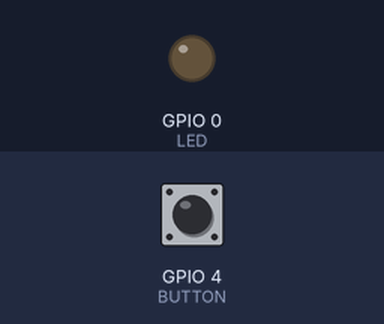
Simulated run of this sketch. Board: ESP8266 (NodeMCU). On the bench: output pins drawn as LEDs (lit = HIGH). The inputs (shaded band) are chosen by the test bench; at power-on: GPIO 4 (BUTTON) LOW. WiFi joins after 1.5 s; servers stay silent unless stated; random numbers use the default seed unless the sketch sets one; no MQTT or app messages arrive unless stated; what the sketch prints to the serial monitor is not drawn.

Above: at 2.7 s.
2.8 s: GPIO 4 (BUTTON) pulled HIGH for 0.15 s
At 3.5 s:
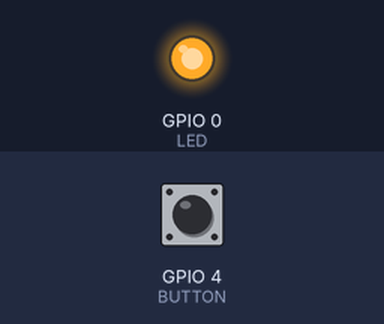
Timing chart, 0 to 5.8 s (numbered marks = the images above; inputs shaded):
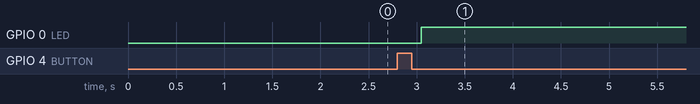

Measured:
- after the input at 2.8 s, GPIO 0 (LED): LOW → HIGH after 0.25 s

The sketch:

SAJAK_BANASPATI.ino
```cpp
/*
Program Sistem Asuransi Jalan Kendaraan (SAJAK)
Tim Banaspati Hackathon Jasa Raharja 2018
*/
// Inisiasi Library yang dipakai
#include <ESP8266WiFi.h>
#include <PubSubClient.h>
// Inisiasi Variabel
const int BUTTON = 4; // Tombol diletakan di D1
const int LED = 0;   // LED dipasang di D2
int BUTTONstate = 0; // Kondisi awal tombol
int Counter = 0;//inisialisasi counter
int premi = 0; // inisialisasi premi
int tarif = 150; // inisialisasi tarif
int d_dum = 250; // waktu untuk delay

// Inisiasi Koneksi ke Internet

const char* ssid = "Andromax"; // Nama Jaringan Wifi
const char* password = "Awasledakan"; // Password Wifi
const char* mqtt_server = "broker.mqtt-dashboard.com"; // Alamat Server MQTT yang digunakan

WiFiClient espClient;
PubSubClient client(espClient);
long lastMsg = 0;
char msg[100];
int value = 0;
//Set-up koneksi Wifi
void setup_wifi() {

  delay(10);
  // Mencoba untuk koneksi ke Wifi
  Serial.println();
  Serial.print("Connecting to ");
  Serial.println(ssid);

  WiFi.begin(ssid, password);

  while (WiFi.status() != WL_CONNECTED) {
    delay(500);
    Serial.print(".");
  }

  randomSeed(micros());
// Mendapatkan alamat pada jaringan
  Serial.println("");
  Serial.println("WiFi connected");
  Serial.println("IP address: ");
  Serial.println(WiFi.localIP());
}

void callback(char* topic, byte* payload, unsigned int length) {

  if ((char)payload[0] == '1') {
    digitalWrite(BUILTIN_LED, LOW);
  } else {
    digitalWrite(BUILTIN_LED, HIGH);
  }

}

void reconnect() {
  // Jika gagal terkoneksi maka akan terus mencoba untuk melakukan koneksi ulang
  while (!client.connected()) {
    Serial.print("Attempting MQTT connection...");
    // Membuat ID pada server MQTT
    String clientId = "ESP8266Client-";
    clientId += String(random(0xffff), HEX);
    // Mencoba untuk koneksi ke topic MQTT
    if (client.connect(clientId.c_str())) {
      Serial.println("connected");
      client.subscribe("banaspati");
    } else {
      Serial.print("failed, rc=");
      Serial.print(client.state());
      Serial.println(" try again in 5 seconds");
      // Wait 5 seconds before retrying
      delay(5000);
    }
  }
}

void setup() {
  pinMode(LED, OUTPUT); // LED menjadi mode keluaran untuk tester
  pinMode (BUTTON, INPUT); // Tombol menjadi mode masukan

  Serial.begin(115200);
  setup_wifi();
  client.setServer(mqtt_server, 1883);
  client.setCallback(callback);
}

void loop() {

  if (!client.connected()) {
    reconnect();
  }
  client.loop();

  BUTTONstate = digitalRead(BUTTON);  // Baca status tombol
  if (BUTTONstate == HIGH)  // cek status tombol
    {
      Counter++;
      if (Counter > 100) // cek kondisi counter
      {
        // Jika kurang dari 100Km maka akan membayar tarif dasar contoh 100 ribu rupiah
        premi = Counter * tarif;
        premi = premi + 100000;
        delay(d_dum);
      }
      else
      {
        premi = 100000;
        delay(d_dum);
      }

      // kondisi saat tombol ditekan
      digitalWrite(LED, HIGH);

      snprintf (msg, 100, "Jarak tempuh : %d km | Biaya premi : Rp %d,00", Counter, premi);
      Serial.print("Publish message: ");
      Serial.println(msg);
      client.publish("banaspati", msg);
    }
}
```
